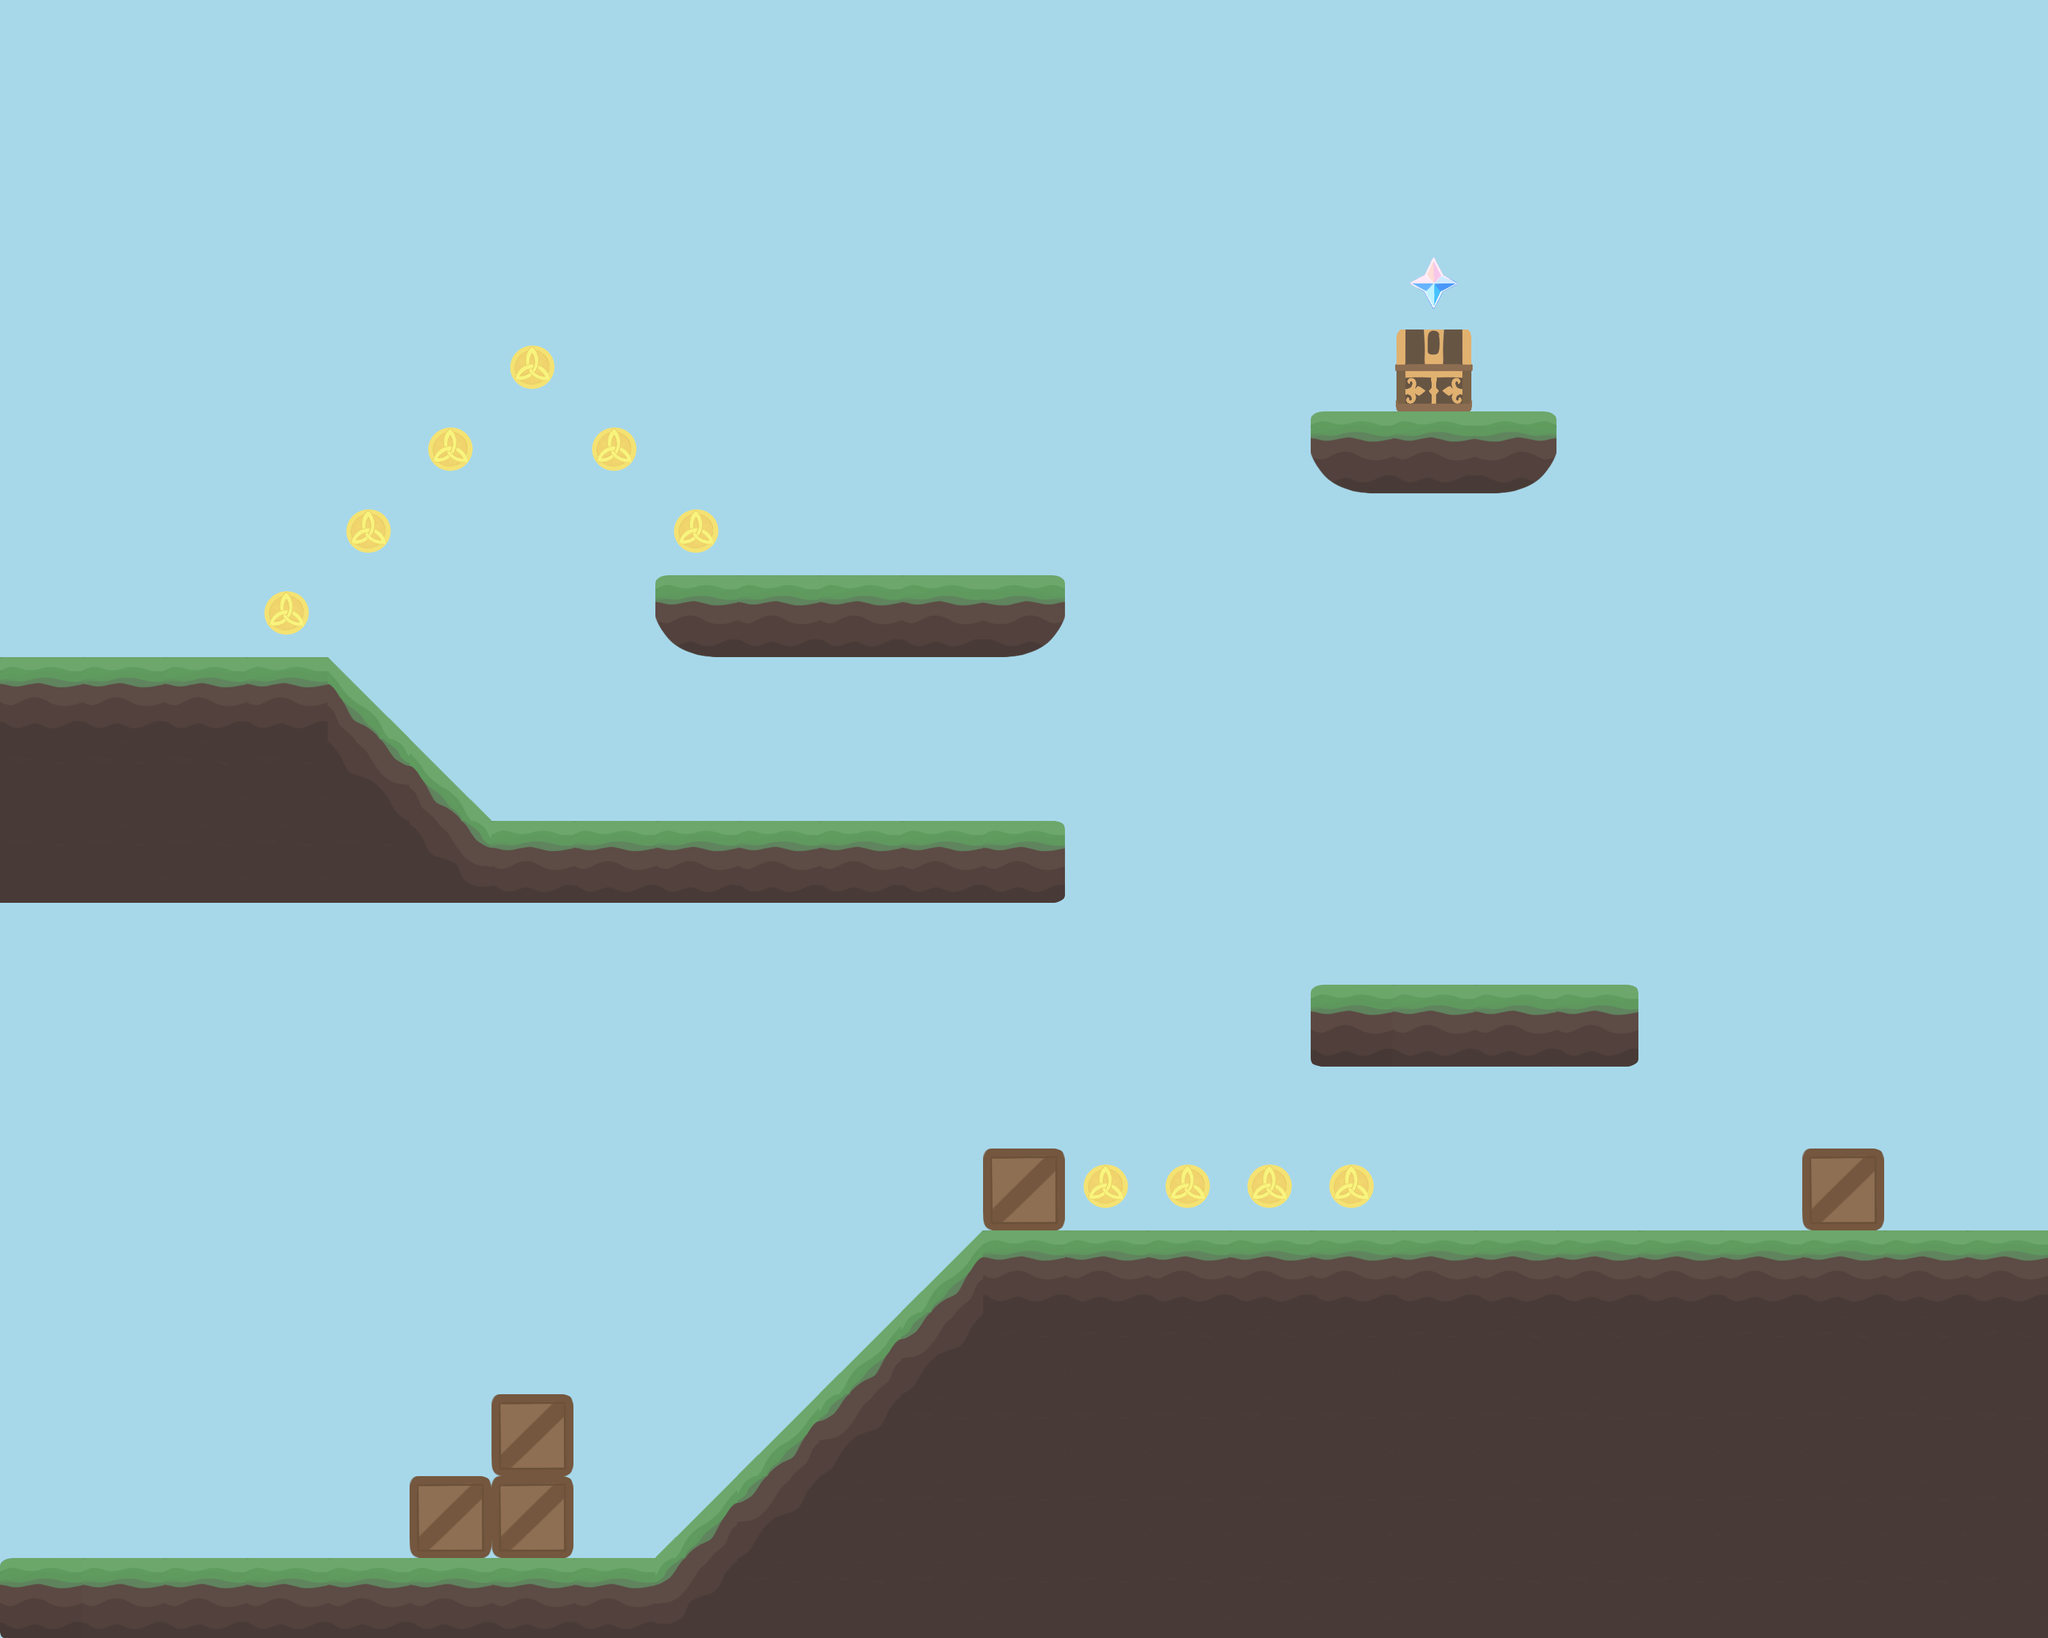

Tiled map render using the project's own tile images. Description and the map definition, with tile-layer contents summarised, below:
An orthogonal 25x20 tile map with 128x128 px tiles, 3 tile layers (platforms, mora, primos) and 11 objects.

<map version="1.5" tiledversion="1.7.0" orientation="orthogonal" renderorder="right-down" width="25" height="20" tilewidth="128" tileheight="128" infinite="0" backgroundcolor="#a7d8ea" nextlayerid="10" nextobjectid="5">
 <tileset firstgid="1" name="myTiles" tilewidth="128" tileheight="128" tilecount="25" columns="0">
  <grid orientation="orthogonal" width="1" height="1" />
  <tile id="2">
   <image width="128" height="128" source="../sprites/blocks/grassLeft.png" />
   <objectgroup draworder="index" id="2">
    <object id="1" x="15.875" y="0.125">
     <polygon points="0,0 -5.75,0.875 -10.25,3.5 -13.625,6 -15.25,9.75 -16.25,12.75 -15.75,117.75 -14.125,122.5 -10.125,125.375 -3.75,127.5 3.375,128.125 112.625,127.875 112.25,-0.375" />
    </object>
   </objectgroup>
  </tile>
  <tile id="3">
   <image width="128" height="128" source="../sprites/blocks/grassMid.png" />
  </tile>
  <tile id="4">
   <image width="128" height="128" source="../sprites/blocks/grassRight.png" />
   <objectgroup draworder="index" id="2">
    <object id="1" x="112.875" y="0.125">
     <polygon points="0,0 6.5,0.5 12,3.25 14.625,8.125 15.375,11.5 15.5,118.125 13.25,121 7.875,125.5 -0.25,128.125 -112.875,128.125 -112.75,0.125" />
    </object>
   </objectgroup>
  </tile>
  <tile id="5">
   <image width="128" height="128" source="../sprites/blocks/grass.png" />
   <objectgroup draworder="index" id="2">
    <object id="1" x="17.75" y="0">
     <polygon points="0,0 -8.75,1.125 -13.5,5 -16.875,8 -17.875,11.75 -17.75,117.875 -15.25,122.375 -9.75,125.625 -1.75,128.125 95.875,128 102.875,125.25 109.125,121.25 110.875,117.375 110.25,10 107.625,4.5 101.375,1.25 96.75,-0.25" />
    </object>
   </objectgroup>
  </tile>
  <tile id="6">
   <image width="128" height="128" source="../sprites/blocks/grassCliffLeft.png" />
   <objectgroup draworder="index" id="2">
    <object id="1" x="17.5" y="0">
     <polygon points="0,0 -8.5,1.625 -13.25,4.75 -16.5,8.75 -17.75,11.75 -17.375,65.875 -9.375,83.125 7.625,103.875 22.75,115.25 45.875,123.125 57,125.625 75.375,128.25 110.75,128.125 110.5,-0.25" />
    </object>
   </objectgroup>
  </tile>
  <tile id="7">
   <image width="128" height="128" source="../sprites/blocks/grassCliffRight.png" />
   <objectgroup draworder="index" id="2">
    <object id="1" x="111.25" y="-0.125">
     <polygon points="0,0 10.375,2.75 16.375,8.125 16.75,12 16.875,65.875 8.25,83 -5.125,101 -19.75,113.25 -37.25,120.625 -61.75,126.875 -77.375,128.5 -110.875,128.375 -111.25,0.25" />
    </object>
   </objectgroup>
  </tile>
  <tile id="10">
   <image width="128" height="128" source="../sprites/blocks/grassHalf.png" />
   <objectgroup draworder="index" id="2">
    <object id="1" x="18.5" y="-0.125">
     <polygon points="0,0 -9.125,2.375 -16.125,6.875 -18.5,11.75 -18.5,59 -15.25,64.75 -10.875,68 102.25,67.875 105.875,65.125 110,59.25 109.25,9.875 105.375,3.625 95.5,-0.125" />
    </object>
   </objectgroup>
  </tile>
  <tile id="11">
   <image width="128" height="128" source="../sprites/blocks/grassHalfLeft.png" />
   <objectgroup draworder="index" id="2">
    <object id="1" x="16.75" y="0">
     <polygon points="111.625,67.625 111.5,0.25 0,0 -8.875,1.625 -14.25,6.25 -16.75,10.5 -16.75,59.125 -13.625,64.25 -9.25,67 -3.875,67.625" />
    </object>
   </objectgroup>
  </tile>
  <tile id="12">
   <image width="128" height="128" source="../sprites/blocks/grassHalfMid.png" />
   <objectgroup draworder="index" id="2">
    <object id="1" x="-0.5" y="68">
     <polygon points="0,0 128.875,-0.25 128.625,-68.25 0.5,-67.875" />
    </object>
   </objectgroup>
  </tile>
  <tile id="13">
   <image width="128" height="128" source="../sprites/blocks/grassHalfRight.png" />
   <objectgroup draworder="index" id="2">
    <object id="1" x="0.25" y="0">
     <polygon points="0,0 0,67.75 118.125,68.125 123.375,65.875 127,62 128.125,58.75 127.625,10.625 125.125,4.75 119.25,1.25 113.5,-0.25" />
    </object>
   </objectgroup>
  </tile>
  <tile id="16">
   <image width="128" height="128" source="../sprites/items/chest.png" />
  </tile>
  <tile id="17">
   <image width="128" height="128" source="../sprites/items/crate.png" />
  </tile>
  <tile id="18">
   <image width="128" height="128" source="../sprites/items/moraBig.png" />
  </tile>
  <tile id="19">
   <image width="128" height="128" source="../sprites/items/moraSmall.png" />
  </tile>
  <tile id="20">
   <image width="128" height="128" source="../sprites/items/primogemLarge.png" />
  </tile>
  <tile id="21">
   <image width="128" height="128" source="../sprites/items/primogemSmall.png" />
  </tile>
  <tile id="29">
   <image width="128" height="128" source="../sprites/blocks/dirt.png" />
  </tile>
  <tile id="39">
   <image width="128" height="128" source="../sprites/blocks/grassCornerLeft.png" />
  </tile>
  <tile id="40">
   <image width="128" height="128" source="../sprites/blocks/grassCornerRight.png" />
  </tile>
  <tile id="43">
   <image width="128" height="128" source="../sprites/blocks/grassHillLeftMid.png" />
  </tile>
  <tile id="44">
   <image width="128" height="128" source="../sprites/blocks/grassHillRightMid.png" />
  </tile>
  <tile id="45">
   <image width="128" height="128" source="../sprites/blocks/grassHillLeft.png" />
   <objectgroup draworder="index" id="2">
    <object id="1" x="0" y="127.875">
     <polygon points="0,0 128,-127.75 128.125,-0.25" />
    </object>
   </objectgroup>
  </tile>
  <tile id="46">
   <image width="128" height="128" source="../sprites/blocks/grassHillRight.png" />
   <objectgroup draworder="index" id="2">
    <object id="1" x="0" y="0.25">
     <polygon points="0,0 127.875,127.75 0.125,127.875" />
    </object>
   </objectgroup>
  </tile>
  <tile id="70">
   <image width="128" height="128" source="../sprites/slimes/waterSlime0.png" />
   <animation>
    <frame tileid="70" duration="180" />
    <frame tileid="71" duration="180" />
   </animation>
  </tile>
  <tile id="71">
   <image width="128" height="128" source="../sprites/slimes/waterSlime1.png" />
  </tile>
 </tileset>
 <imagelayer id="8" name="background">
  <image source="../bg.png" width="3200" height="2560" />
 </imagelayer>
 <layer id="1" name="platforms" width="25" height="20" offsetx="1.13687e-13" offsety="3.0303">
  <data>[500 cells, 129 non-empty, 14 distinct tile ids]</data>
 </layer>
 <layer id="4" name="mora" width="25" height="20">
  <data>[500 cells, 10 non-empty, 1 distinct tile ids]</data>
 </layer>
 <layer id="7" name="primos" width="25" height="20">
  <data>[500 cells, 1 non-empty, 1 distinct tile ids]</data>
 </layer>
</map>
